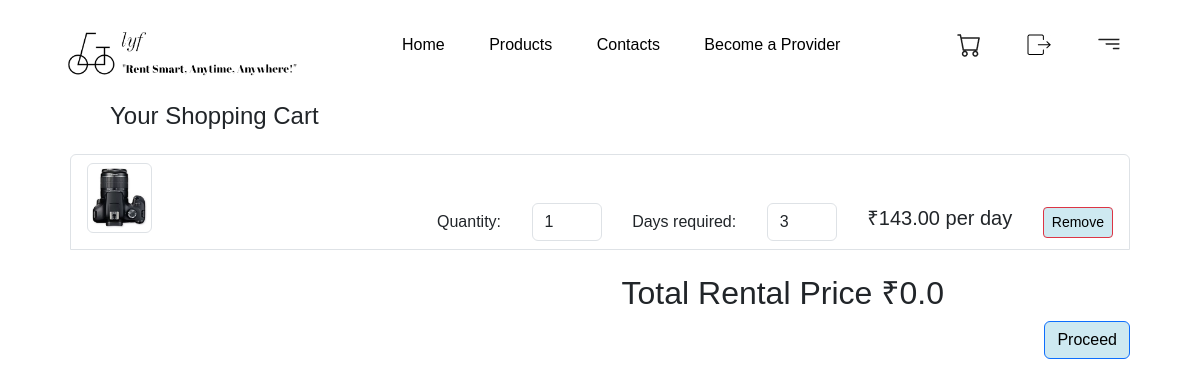
Before: /cartPage (signed in) with the older database file.
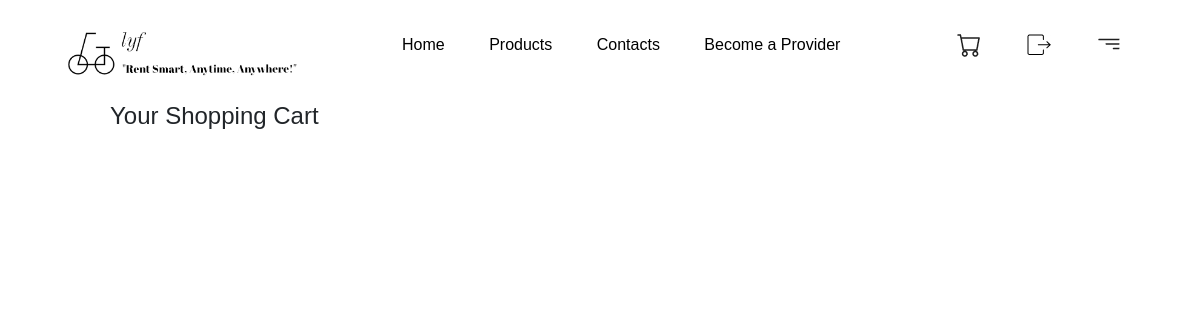
After: the same page with the newer database file.
### cart/models.py (models this page shows)
class cart(models.Model):
    product=models.ForeignKey(Product, on_delete=models.CASCADE)
    quantity=models.PositiveIntegerField(default=1)
    user = models.ForeignKey(CustomUser,on_delete=models.CASCADE)
    days_needed=models.PositiveIntegerField(default=3)
    class Meta:
        verbose_name = "cart"

### adminPanel/models.py (models this page shows, shortened)
class Product(models.Model):
    user = models.ForeignKey(CustomUser, related_name='products', on_delete=models.CASCADE)
    category=models.ForeignKey(Categories, related_name='products',on_delete=models.CASCADE)
    title  = models.CharField(max_length=50)
    description = models.TextField(blank=True)
    price=models.IntegerField()
    quantity=models.IntegerField()
    image=models.ImageField(upload_to='uploads/product_images/',blank=True,null=True)
    created_at=models.DateTimeField(auto_now_add=True)
    updated_at=models.DateTimeField(auto_now=True)
    is_active = models.BooleanField(default=False)

### cart/views.py (the view)
# urls.py: path('cartPage',views.cartPage,name='cartPage'),
@login_required(login_url='user:performlogin')
def cartPage(request):
    user = CustomUser.objects.get(id=request.user.id)  # Assuming user.id is the primary key
    cart_items = cart.objects.filter(user=user)
    total_price = 0
    for cart_item in cart_items:
        quantity = float(request.POST.get(f'quantity_{cart_item.id}', 0))
        days_required = float(request.POST.get(f'days_required_{cart_item.id}', 0))
        total_price += quantity * days_required * cart_item.product.price
    request.session['total_price'] = total_price
    address=userAddress.objects.filter(user=request.user)
    context={
            'total_price':total_price,
            'cart_items':cart_items,
            'address':address
    }
    return render(request, 'cart/cart.html', context)

### templates/cart/cart.html (shortened to what this page needs)
{% extends 'homePage.html' %}
{% block content %}
  <h4 class="card-title mb-4 " style="margin-left: 110px;">Your Shopping Cart</h4>
  {% if cart_items %}
  <form  id=cartForm action="{% url 'cart:updateCart' %}" method="post">
    <ul class="list-group" style="margin-right: 70px; margin-left: 70px;">
      {% for cart_item in cart_items %}
        <li class="list-group-item">
          <div class="row">
            <div class="col-md-4">
              <img src="{{ cart_item.product.image.url }}" class="img-fluid rounded-start img-thumbnail" style="max-width: 20%;" alt="{{ cart_item.product.name }}">
            </div>
            <div class="col-md-8" style="padding-top: 40px;">
              <div class="d-flex justify-content-between align-items-center">
                Quantity:<input type="number" class="form-control" value="{{ cart_item.quantity }}" min="1" style="width: 70px;" name="quantity_{{ cart_item.id }}" oninput="updateCart('{{ cart_item.id }}')">
                Days required:<input type="number" class="form-control" value="{{ cart_item.days_needed }}" min="3" style="width: 70px;" name="days_needed_{{ cart_item.id }}" oninput="updateCart('{{ cart_item.id }}')">
                <p class="h5">₹{{ cart_item.product.price|floatformat:2 }} per day</p>
                <a href="{% url 'cart:removeItemCart' cart_item.id %}" class="btn btn-danger btn-sm">Remove</a>
              </div>
            </div>
          </div>
        </li><br>
      {% endfor %}
      <h2 class="d-flex justify-content-end" style="margin-right: 186px;">Total Rental Price ₹{{ total_price }}</h2>
    </ul>
  </form>
  <div class="d-flex justify-content-end" style="margin-right: 70px;">
    <a href="{%url 'cart:checkout' %}"><button type="submit" class="btn btn-primary btn-block" >Proceed</button></a>
  </div>
  {% endif %}
{% endblock %}

### templates/homePage.html (shortened to what this page needs)
{% load static %}
<!DOCTYPE html>
<html lang="en">
<head>
    <link href="https://cdn.jsdelivr.net/npm/bootstrap@5.3.0/dist/css/bootstrap.min.css" rel="stylesheet" >
    <link rel="stylesheet" type="text/css" href="{% static 'style.css' %}">
</head>
<body>
    <nav>
        <div class="nav-left">
            <a href="{% url 'home:homePage' %}"><img src="{% static 'image/logo.png' %}" alt="Logo" class="logo"></a>
            <ul>
                <li><a href="{% url 'home:homePage' %}">Home</a></li>
                <li><a href="">Products</a></li>
                <li><a href="">Contacts</a></li>
                <li><a href="{% url 'provider:providerPanel' %}">Become a Provider</a></li>
            </ul>
        </div>
        <div class="nav-right">
            <ul>
                <li><a href="{% url 'cart:cartPage' %}"><img src="{% static 'image/Cart.jpg' %}" alt="Shopping Cart"></a></li>
                <li>
                    {% if user.is_authenticated %}
                        <a href="{% url 'user:perform_logout' %}">
                            <img src="{% static 'image/logout.jpg' %}" alt="User logout">
                        </a>
                    {% else %}
                        <a href="{% url 'user:performlogin' %}">
                            <img src="{% static 'image/Person.jpg' %}" alt="User Profile">
                        </a>
                    {% endif %}
                </li>
                <li><a href="#"><img src="{% static 'image/FilterRight.jpg' %}" alt="Filter"></a></li>
            </ul>
        </div>
    </nav>
    {% block content %}{% endblock %}
</body>
</html>

### staticfields/style.css (style rules this page uses)
* { font-family: 'poppins',sans-serif; margin: 0; padding: 0; box-sizing: border-box; }
body { background: #ffffff; }
nav { display: flex; align-items: center; justify-content: space-between; background: #ffffff; padding: 5px 5% ; position: sticky; top: 2px; z-index: 100; }
.logo { width: 250px; height: auto; margin-right: 40px; transition: transform 0.8s; }
.nav-left, .nav-right { display: flex; align-items: center; }
.nav-left ul li { list-style: none; display: inline-block; padding: 20px; color: black; }
.nav-right ul li { list-style: none; display: inline-block; padding: 20px; color: black; }
a { text-decoration: none; color: black; }

Changed rows visible on the page:
removed cart: product.image (picture), quantity "1", days_needed "3", product.price "143.00"
Other visible differences:
{{ total_price }}: "0.0" → (not shown)
text no longer shown: "Total Rental Price ₹ Proceed"
